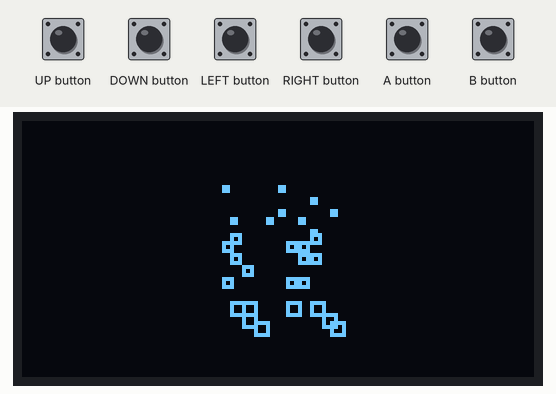
The sketch below on a simulated Arduboy, built with avr-gcc and run on an emulated ATmega32U4. Parts: 128×64 one-colour display. Random numbers use the default seed unless the sketch sets one.

Above: at 0.53 s.
At 1.14 s:
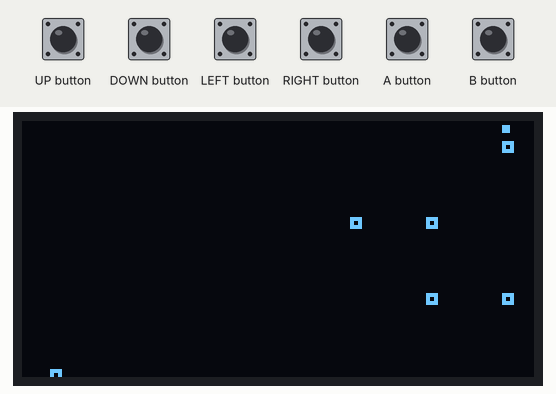

The sketch:

AB-Particles.ino
```cpp
// (licence header left out)
#include "src/AB-Particles.h"

#include <Arduboy2.h>

Arduboy2 arduboy;
Particles particles;

void setup()
{
	arduboy.begin();

	arduboy.initRandomSeed();

	particles.reset(64, 32);

	arduboy.clear();
}

void loop()
{
	if(!arduboy.nextFrame())
		return;

	arduboy.pollButtons();

	arduboy.clear();

	particles.update();

	particles.render();

	arduboy.display();
}
```

AB-Particles.cpp
```cpp
// (licence header left out)
#include "User-Setup.h"

#include "AB-Particles.h"

void Particles::reset(int x, int y)
{
	for(uint8_t i = 0; i < UserSetup::particleAmount; ++i)
	{
		particleArray[i].counter = random(UserSetup::lifetimeMin, UserSetup::lifetimeMax);

		particleArray[i].size = random(UserSetup::sizeMin, UserSetup::sizeMax);

		particleArray[i].x = x;
		particleArray[i].y = y;

		particleArray[i].xVelocity = 0;
		particleArray[i].yVelocity = 0;

		particleArray[i].xForce = random(UserSetup::xForceMin, UserSetup::xForceMax) / 100.0;
        particleArray[i].yForce = random(UserSetup::yForceMin, UserSetup::yForceMax) / 100.0;
	}
}

void Particles::update()
{
	for(uint8_t i = 0; i < UserSetup::particleAmount; ++i)
	{
		particleArray[i].yVelocity += UserSetup::gravity * particleArray[i].size;

		particleArray[i].xVelocity += particleArray[i].xForce;
		particleArray[i].yVelocity -= particleArray[i].yForce;

		particleArray[i].x += particleArray[i].xVelocity;
		particleArray[i].y += particleArray[i].yVelocity;

		if(particleArray[i].isActive())
			--particleArray[i].counter;
	}
}

void Particles::render()
{
	if(!UserSetup::roundParticles && !UserSetup::filledParticles)
	{
		for(uint8_t i = 0; i < UserSetup::particleAmount; ++i)
		{
			if(particleArray[i].isActive())
			{
				arduboy.drawRect(particleArray[i].x, particleArray[i].y, particleArray[i].size, particleArray[i].size, WHITE);
			}
		}
	}

	if(!UserSetup::roundParticles && UserSetup::filledParticles)
	{
		for(uint8_t i = 0; i < UserSetup::particleAmount; ++i)
		{
			if(particleArray[i].isActive())
			{
				arduboy.fillRect(particleArray[i].x, particleArray[i].y, particleArray[i].size, particleArray[i].size, WHITE);
			}
		}
	}

	if(UserSetup::roundParticles && !UserSetup::filledParticles)
	{
		for(uint8_t i = 0; i < UserSetup::particleAmount; ++i)
		{
			if(particleArray[i].isActive())
			{
				arduboy.drawCircle(particleArray[i].x, particleArray[i].y, (particleArray[i].size / 2), WHITE);
			}
		}
	}

	if(UserSetup::roundParticles && UserSetup::filledParticles)
	{
		for(uint8_t i = 0; i < UserSetup::particleAmount; ++i)
		{
			if(particleArray[i].isActive())
			{
				arduboy.fillCircle(particleArray[i].x, particleArray[i].y, (particleArray[i].size / 2), WHITE);
			}
		}
	}
}
```

AB-Particles.h
```cpp
// (licence header left out)
#pragma once

#include "User-Setup.h"

#include <Arduboy2.h>

class Particles
{
	private:

		struct Particle
		{
			float x;
			float y;

			float xVelocity;
			float yVelocity;

			float xForce;
			float yForce;

			uint8_t size;

			int counter;

			bool isActive() const
			{
				return(this->counter > 0);
			};
		};

	public:

		void reset(int x, int y);

		void update();
		void render();

		Particle particleArray[40];

};

extern Particles particles;
extern Arduboy2 arduboy;
```

User-Setup.cpp
```cpp
// (licence header left out)
#include "User-Setup.h"

namespace UserSetup
{
	uint8_t particleAmount = 30;

	bool roundParticles = false;
	bool filledParticles = false;

	int8_t xForceMin = -5;
	int8_t xForceMax = 6;

	int8_t yForceMin = 10;
	int8_t yForceMax = 15;

	uint8_t sizeMin = 2;
	uint8_t sizeMax = 5;

	uint8_t lifetimeMin = 80;
 	uint8_t lifetimeMax = 91;

	float gravity = 0.042;
}
```

User-Setup.h
```cpp
// (licence header left out)
#pragma once

#include <stdio.h>

namespace UserSetup
{
	extern uint8_t particleAmount;

	extern bool roundParticles;
	extern bool filledParticles;

	extern int8_t xForceMin;
	extern int8_t xForceMax;

	extern int8_t yForceMin;
	extern int8_t yForceMax;

	extern uint8_t sizeMin;
	extern uint8_t sizeMax;

	extern uint8_t lifetimeMin;
 	extern uint8_t lifetimeMax;

	extern float gravity;
}
```
